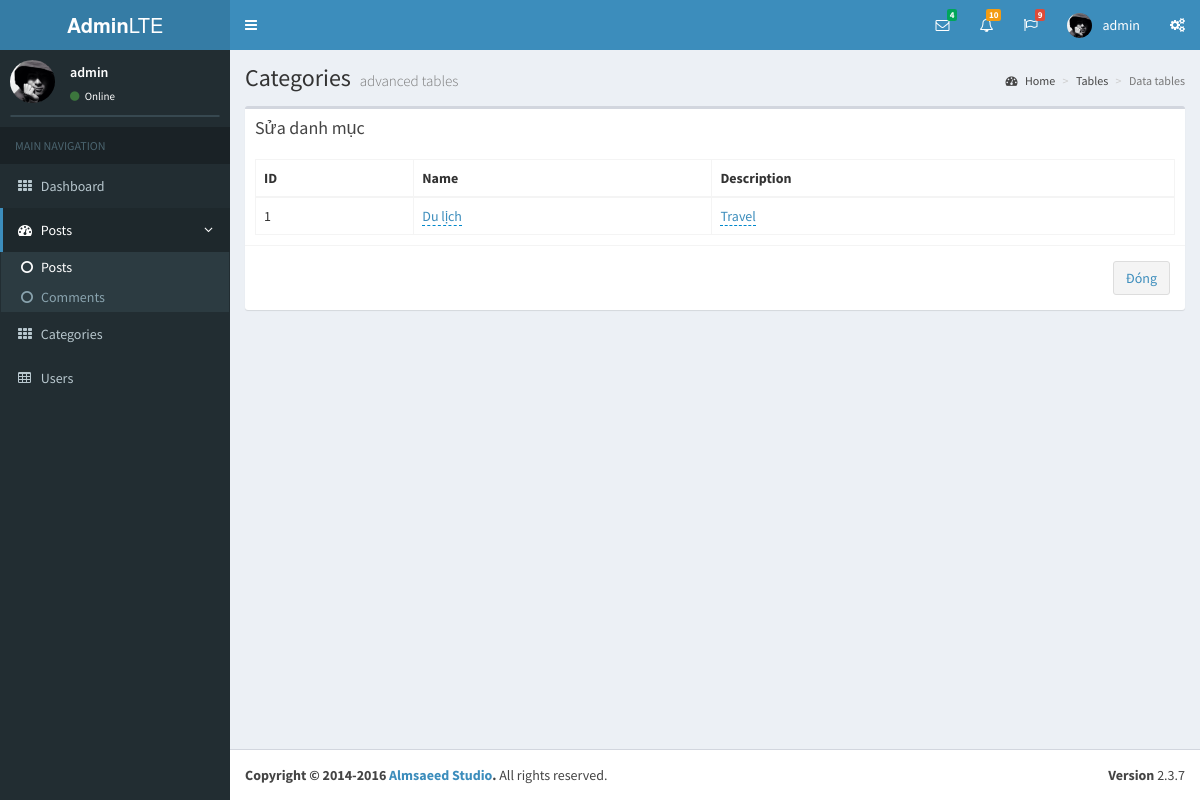
/categories/edit_category/1 (signed in), run on the app's committed database.
### tables this page shows
CREATE TABLE `categories`  (
  `category_id` int NOT NULL AUTO_INCREMENT,
  `name_category` text NULL,
  `description` text NULL,
  PRIMARY KEY (`category_id`) USING BTREE
);

### application/controller/Categories.php (called while the page is built, shortened)
<?php
class Categories extends Controller
{
    public function edit_category($category_id)
    {
        $category = $this->model('category')->getCategoryById($category_id);
        require APP . "view/admin/__templates/header.php";
        require APP . "view/admin/__templates/sidebar.php";
        require APP . "view/admin/edit_category.php";
        require APP . "view/admin/__templates/footer.php";
    }
}

### public/index.php (called while the page is built, shortened)
<?php
$app = new Application();

### application/model/model.php (called while the page is built)
<?php
class Model
{
    public $db;
    function __construct()
    {
        try {
            $this->db = new PDO(DB_TYPE . ':host=' . DB_HOST . ';dbname=' . DB_NAME . ';charset=' . DB_CHARSET, DB_USER, DB_PASS);
            $this->db->setAttribute(\PDO::ATTR_ERRMODE, \PDO::ERRMODE_EXCEPTION);
        } catch(\PDOException $e) {
            echo 'Connection Error: ' . $e->getMessage();
        }
        return $this->db;
    }
}
?>

### application/core/controller.php (called while the page is built, shortened)
<?php
class Controller
{
    public function model($model){
        return new $model;
    }
}

### application/model/category.php (called while the page is built, shortened)
<?php
require_once APP.'model/Model.php';
class category extends Model{
    public function getCategoryById($category_id)
    {
        $sql = "SELECT * FROM categories WHERE category_id = $category_id";
        try{
            $query = $this->db->prepare($sql);
            $query->execute();
            return $query->fetch(PDO::FETCH_ASSOC);
        }catch(PDOException $e){
            echo $e->getMessage();
        }
    }
}

### application/view/admin/edit_category.php (the view)
<div class="content-wrapper">
    <section class="content-header">
        <h1>
            Categories
            <small>advanced tables</small>
        </h1>
        <ol class="breadcrumb">
            <li><a href="#"><i class="fa fa-dashboard"></i> Home</a></li>
            <li><a href="#">Tables</a></li>
            <li class="active">Data tables</li>
        </ol>
    </section>
    <section class="content">
        <div class="row">
            <div class="col-xs-12">
                <div class="box">
                    <div class="box-header">
                        <h3 class="box-title">Sửa danh mục</h3>
                    </div>
                    <div class="box-body">
                        <table id="example2" class="table table-bordered table-hover">
                            <thead>
                            <tr>
                                <th>ID</th>
                                <th>Name</th>
                                <th>Description</th>
                            </tr>
                            </thead>
                            <tbody>
                            <tr>
                                <td id="category_id"><?php echo $category["category_id"] ?></td>
                                <td><a href="#" id="name_category"><?php echo $category["name_category"] ?></a></td>
                                <td><a href="#" id="category_description"><?php echo $category["description"] ?></a></td>
                            </tr>
                            </tbody>
                        </table>
                    </div>
                    <div class="modal-footer">
                        <button type="button" class="btn btn-default" data-dismiss="modal">
                            <a href="<?php echo URL ?>categories/index">Đóng</a>
                        </button>
                    </div>
                </div>
            </div>
        </div>
    </section>
</div>

### data on the page
categories: category_id "1", name_category "Du lịch", description "Travel"

### other printed values
$_SESSION['username'] "admin"
